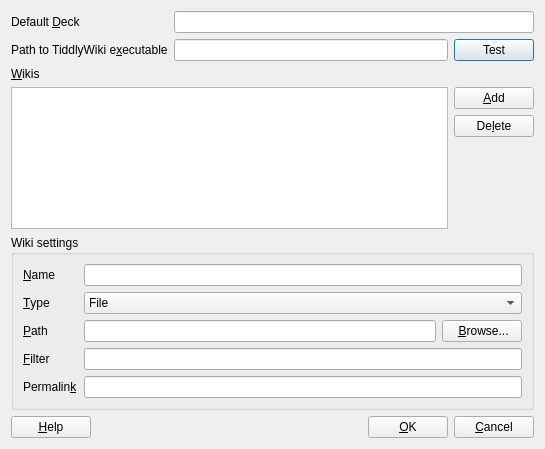
<?xml version="1.0" encoding="UTF-8"?>
<ui version="4.0">
 <class>Dialog</class>
 <widget class="QDialog" name="Dialog">
  <property name="geometry">
   <rect>
    <x>0</x>
    <y>0</y>
    <width>545</width>
    <height>449</height>
   </rect>
  </property>
  <property name="windowTitle">
   <string>TiddlyRemember Configuration</string>
  </property>
  <layout class="QVBoxLayout" name="verticalLayout_2">
   <item>
    <layout class="QGridLayout" name="gridLayout">
     <item row="0" column="0">
      <widget class="QLabel" name="label">
       <property name="text">
        <string>Default &amp;Deck</string>
       </property>
       <property name="buddy">
        <cstring>defaultDeck_</cstring>
       </property>
      </widget>
     </item>
     <item row="1" column="0">
      <widget class="QLabel" name="label_2">
       <property name="text">
        <string>Path to TiddlyWiki e&amp;xecutable</string>
       </property>
       <property name="buddy">
        <cstring>tiddlywikiBinary_</cstring>
       </property>
      </widget>
     </item>
     <item row="1" column="1">
      <widget class="QLineEdit" name="tiddlywikiBinary_"/>
     </item>
     <item row="1" column="2">
      <widget class="QPushButton" name="testExecutableButton">
       <property name="text">
        <string>Test</string>
       </property>
      </widget>
     </item>
     <item row="0" column="1" colspan="2">
      <widget class="QLineEdit" name="defaultDeck_"/>
     </item>
    </layout>
   </item>
   <item>
    <widget class="QLabel" name="label_8">
     <property name="text">
      <string>&amp;Wikis</string>
     </property>
     <property name="buddy">
      <cstring>wikiList</cstring>
     </property>
    </widget>
   </item>
   <item>
    <layout class="QGridLayout" name="gridLayout_3">
     <item row="1" column="1">
      <widget class="QPushButton" name="deleteWikiButton">
       <property name="text">
        <string>De&amp;lete</string>
       </property>
      </widget>
     </item>
     <item row="0" column="1">
      <widget class="QPushButton" name="addWikiButton">
       <property name="text">
        <string>&amp;Add</string>
       </property>
      </widget>
     </item>
     <item row="2" column="1">
      <spacer name="verticalSpacer">
       <property name="orientation">
        <enum>Qt::Vertical</enum>
       </property>
       <property name="sizeHint" stdset="0">
        <size>
         <width>20</width>
         <height>40</height>
        </size>
       </property>
      </spacer>
     </item>
     <item row="0" column="0" rowspan="3">
      <widget class="QListWidget" name="wikiList"/>
     </item>
    </layout>
   </item>
   <item>
    <widget class="QGroupBox" name="groupBox">
     <property name="title">
      <string>Wiki settings</string>
     </property>
     <layout class="QVBoxLayout" name="verticalLayout">
      <item>
       <layout class="QGridLayout" name="gridLayout_2">
        <item row="0" column="0">
         <widget class="QLabel" name="label_3">
          <property name="text">
           <string>&amp;Name</string>
          </property>
          <property name="buddy">
           <cstring>wikiName</cstring>
          </property>
         </widget>
        </item>
        <item row="1" column="0">
         <widget class="QLabel" name="label_4">
          <property name="text">
           <string>&amp;Type</string>
          </property>
          <property name="buddy">
           <cstring>type_</cstring>
          </property>
         </widget>
        </item>
        <item row="2" column="0">
         <widget class="QLabel" name="pathLabel">
          <property name="text">
           <string>&amp;Path</string>
          </property>
          <property name="buddy">
           <cstring>path_</cstring>
          </property>
         </widget>
        </item>
        <item row="2" column="1">
         <widget class="QLineEdit" name="path_"/>
        </item>
        <item row="2" column="2">
         <widget class="QPushButton" name="browseButton">
          <property name="text">
           <string> &amp;Browse...</string>
          </property>
         </widget>
        </item>
        <item row="3" column="0">
         <widget class="QLabel" name="label_6">
          <property name="text">
           <string>&amp;Filter</string>
          </property>
          <property name="buddy">
           <cstring>contentFilter_</cstring>
          </property>
         </widget>
        </item>
        <item row="4" column="0">
         <widget class="QLabel" name="label_7">
          <property name="text">
           <string>Permalin&amp;k</string>
          </property>
          <property name="buddy">
           <cstring>permalink_</cstring>
          </property>
         </widget>
        </item>
        <item row="1" column="1" colspan="2">
         <widget class="QComboBox" name="type_">
          <item>
           <property name="text">
            <string>File</string>
           </property>
          </item>
          <item>
           <property name="text">
            <string>Folder</string>
           </property>
          </item>
          <item>
           <property name="text">
            <string>URL</string>
           </property>
          </item>
         </widget>
        </item>
        <item row="0" column="1" colspan="2">
         <widget class="QLineEdit" name="wikiName"/>
        </item>
        <item row="3" column="1" colspan="2">
         <widget class="QLineEdit" name="contentFilter_"/>
        </item>
        <item row="4" column="1" colspan="2">
         <widget class="QLineEdit" name="permalink_"/>
        </item>
       </layout>
      </item>
     </layout>
    </widget>
   </item>
   <item>
    <layout class="QHBoxLayout" name="horizontalLayout">
     <item>
      <widget class="QPushButton" name="helpButton">
       <property name="text">
        <string>&amp;Help</string>
       </property>
      </widget>
     </item>
     <item>
      <spacer name="horizontalSpacer">
       <property name="orientation">
        <enum>Qt::Horizontal</enum>
       </property>
       <property name="sizeHint" stdset="0">
        <size>
         <width>40</width>
         <height>20</height>
        </size>
       </property>
      </spacer>
     </item>
     <item>
      <widget class="QPushButton" name="okButton">
       <property name="text">
        <string>&amp;OK</string>
       </property>
      </widget>
     </item>
     <item>
      <widget class="QPushButton" name="cancelButton">
       <property name="text">
        <string>&amp;Cancel</string>
       </property>
      </widget>
     </item>
    </layout>
   </item>
  </layout>
 </widget>
 <tabstops>
  <tabstop>defaultDeck_</tabstop>
  <tabstop>tiddlywikiBinary_</tabstop>
  <tabstop>wikiList</tabstop>
  <tabstop>addWikiButton</tabstop>
  <tabstop>deleteWikiButton</tabstop>
  <tabstop>wikiName</tabstop>
  <tabstop>type_</tabstop>
  <tabstop>path_</tabstop>
  <tabstop>browseButton</tabstop>
  <tabstop>contentFilter_</tabstop>
  <tabstop>permalink_</tabstop>
  <tabstop>okButton</tabstop>
  <tabstop>cancelButton</tabstop>
 </tabstops>
 <resources/>
 <connections/>
</ui>
